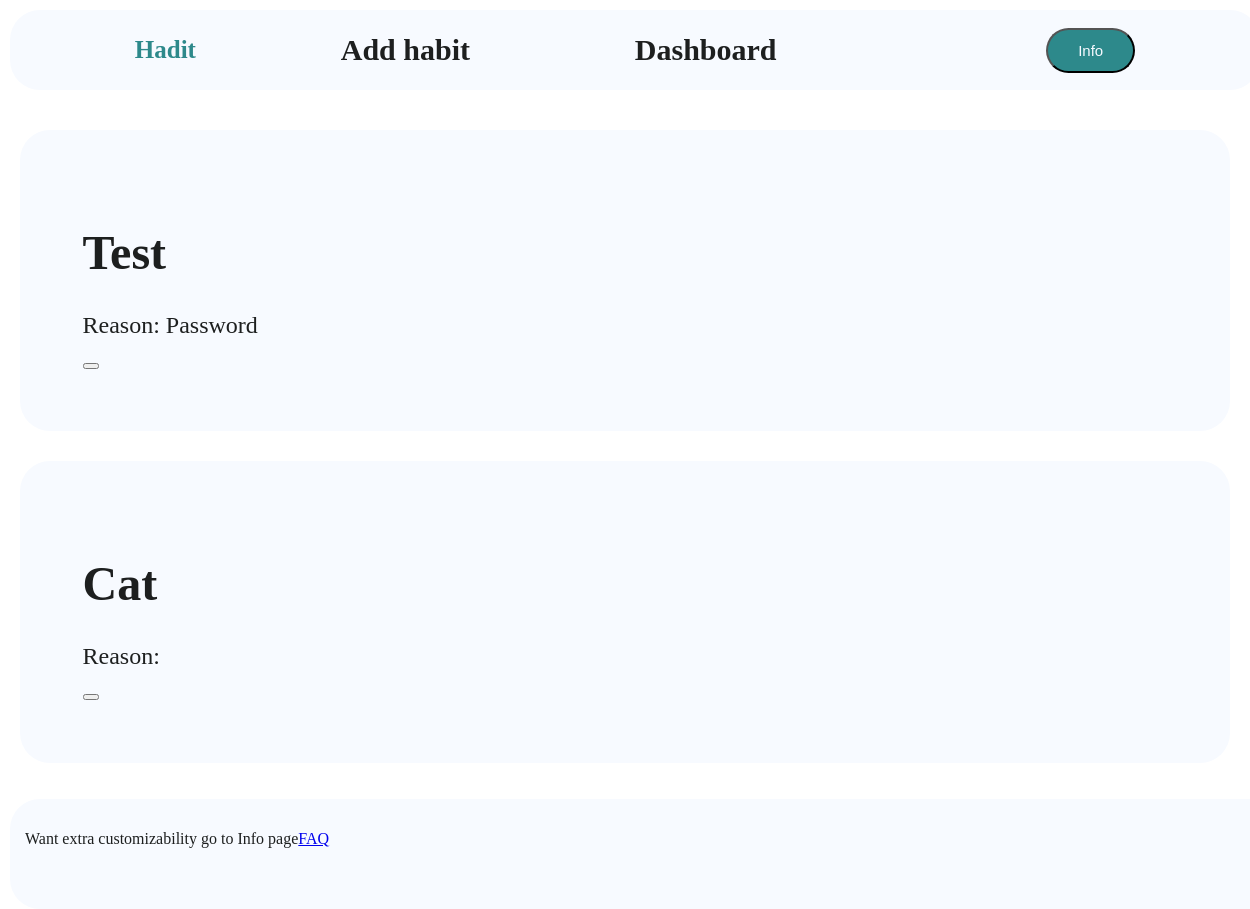
The page /dashboard (signed in) on the database as committed earlier.
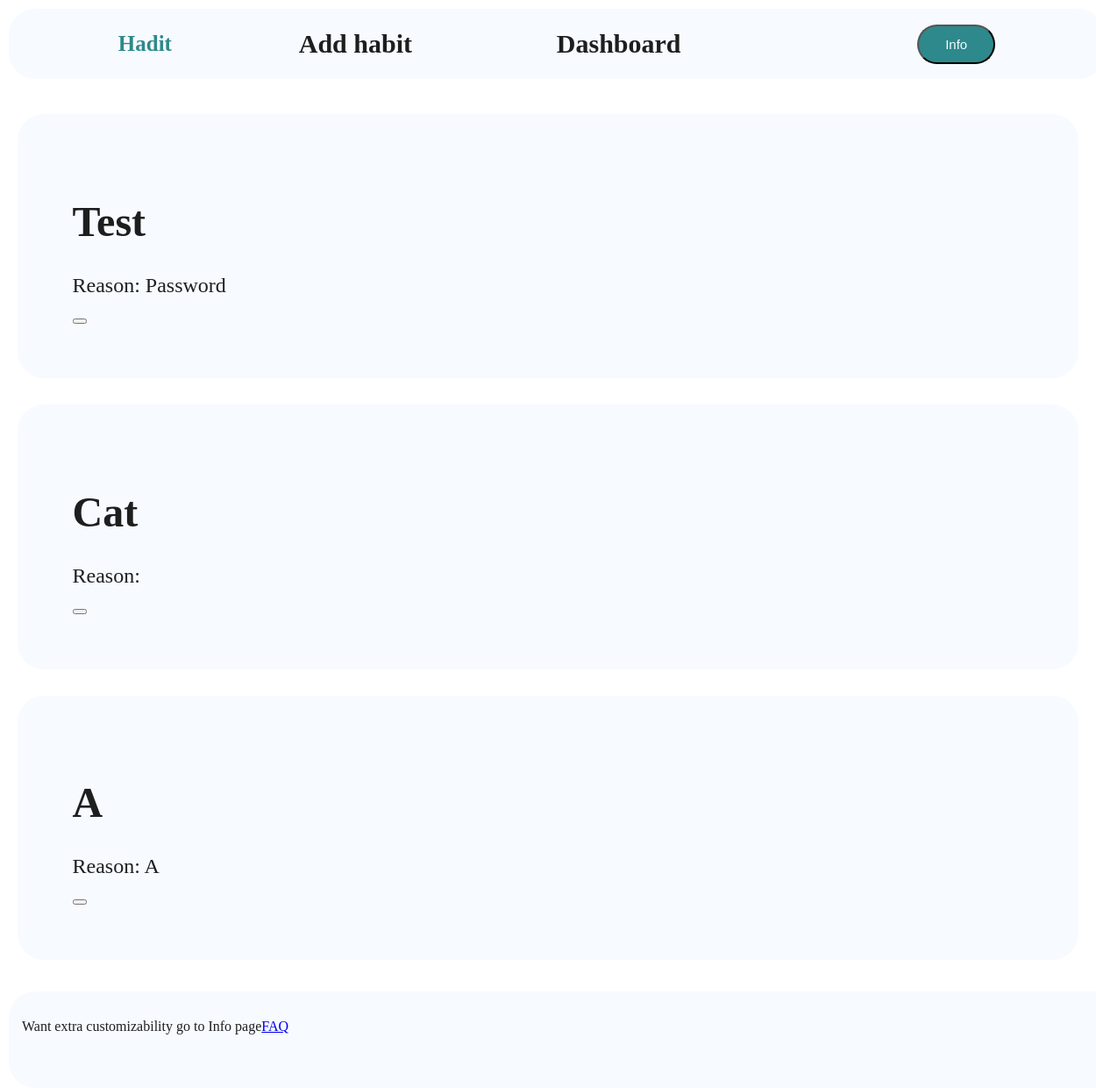
The same page on the database as committed later.
### app/models.py (models this page shows)
class habits(db.Model): # define 'habits' table
    __tablename__ = "habits" # add 'habits' tablename
    id = db.Column(db.Integer, primary_key=True) # create primary key for habits table
    name = db.Column(db.String(50)) # create name column for table
    reason = db.Column(db.String(128)) # create reason column for table
    user_id = db.Column(db.Integer, db.ForeignKey("users.id")) # create foreign key for user_id in user table
    users = db.relationship("users", secondary="streak", backref="habits") # establish one to many relationship with users table

### app/routes.py (the view)
@app.route("/dashboard", methods=['GET','POST'])
@login_required
def dashboard():
    Habits = habits.query.filter_by(user_id=current_user.id)
    form = forms.YesNo()
    if form.validate_on_submit():
        print('Hello World')
        flash('Habit succesfully checked off')
        return render_template("dashboard.html", Habits=Habits, form=form)
    return render_template("dashboard.html", Habits=Habits, form=form)

### app/routes.py (called while the page is built)
@login_manager.user_loader
def load_user(user_id):
    return users.query.get(user_id) # Returns current users_id from 'users' table

### app/templates/dashboard.html (shortened to what this page needs)
{% extends 'base.html'%}
{% block content%}
<form method="post">
    {% for Habit in Habits %}
    <div class="Habit" id={{Habit.id}}>
        <h1>{{ Habit.name }}</h1>
        <p> Reason: {{ Habit.reason }}</p>
        <button></button>
    </div>
    {% endfor %}
</form>
{% endblock%}

### app/templates/base.html (shortened to what this page needs)
<link href="{{ url_for('static',filename='css/style.css')}}" rel="stylesheet">
<nav class="hero">
  <h1 class="logo"> <a href="{{url_for('index')}}">Hadit</a></h1>
  {% if current_user.is_authenticated %}
  <ul>
    <li><a href="{{url_for('addhabit')}}">Add habit</a></li>
  </ul>
  <ul>
    <li><a href="{{url_for('dashboard')}}"> Dashboard</a></li>
  </ul>
  <ul>
    <li></li>
  </ul>
  <button onclick="window.location.href='{{ url_for('info') }}'" class="button"> Info</button>
  {% endif%}
</nav>
{% block content%}
{% endblock%}
<footer class="footer">
  {% if current_user.is_authenticated %}
  <p> Want extra customizability go to Info page</p>
  {% else %}
  <p> Sign in to get access to special features like email reminders, streaks, and habit tracking</p>
  {% endif%}
  <br>
  <p><a href="{{url_for('faq')}}"> FAQ</a></p>
</footer>

### app/static/css/style.css (style rules this page uses)
.Habit { background-color: var(--primary_color); margin: 20px; margin-top: 30px; padding:5%; color: var(--secondary_color); font-size: 24; border-radius: 30px; }
.hero { height: 10vh; width:100%; margin: 10px; padding: 0; background-color:var(--primary_color); display: flex; border-radius: 30px; }
nav { display: flex; align-items: center; justify-content: space-between; padding-top: 25px; padding-left: 10%; padding-right: 10%; }
.logo { color: var(--accent_color); font-size: 25px; font-weight: 25%; }
.logo a { text-decoration: none; color:var(--accent_color); }
nav ul li { list-style: none; display: inline-block; padding: 10px 20px; margin:0; }
nav ul li a { color: var(--secondary_color); text-decoration: none; font-weight: bold; font-size: 30px; }
.button { display: block; background: var(--accent_color); padding: 12px 30px; color: var(--primary_color); font-size: 15px; transition: .7s; border-radius: 30px; text-align: center; }
.footer { background-color: var(--primary_color); width: 100%; height: 10vh; padding: 15px; background-color:var(--primary_color); display: flex; border-radius: 30px; margin-left: 10px; margin-right: 10px; }
footer { margin-top: auto; text-align: center; }
p { color:var(--secondary_color); }
.button { color: var(--button_color); text-align: center; text-decoration: none; }
button { color:var(--secondary_color); }
h1 { color: var(--secondary_color); }

Rows that differ between the two databases and show on the page:
added habits: name "A", reason "A"
